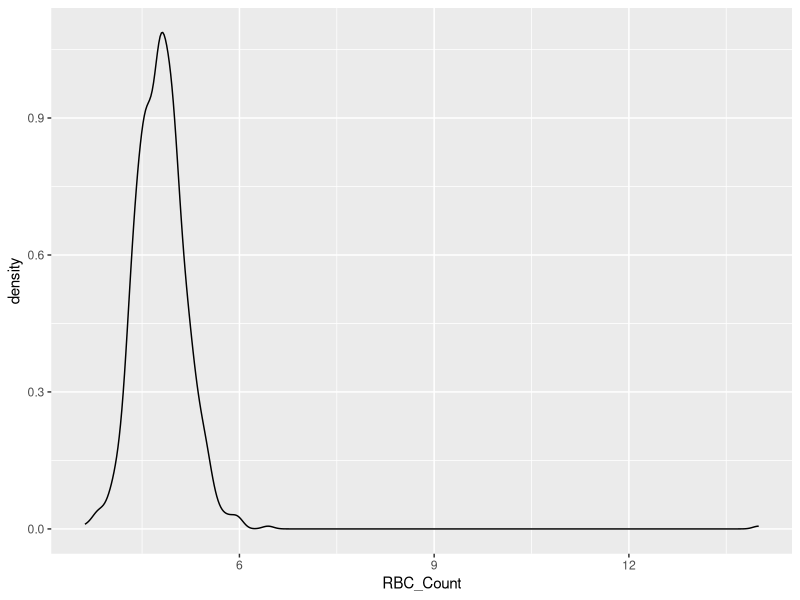
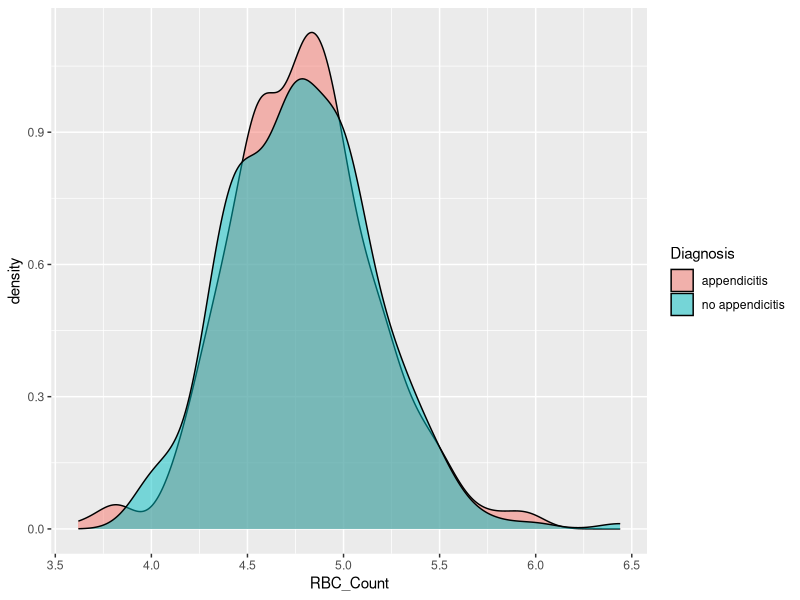
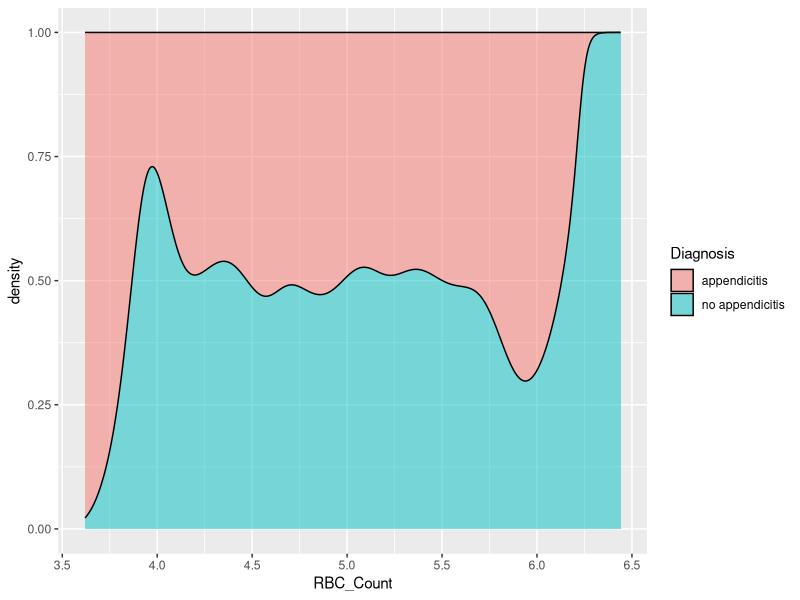
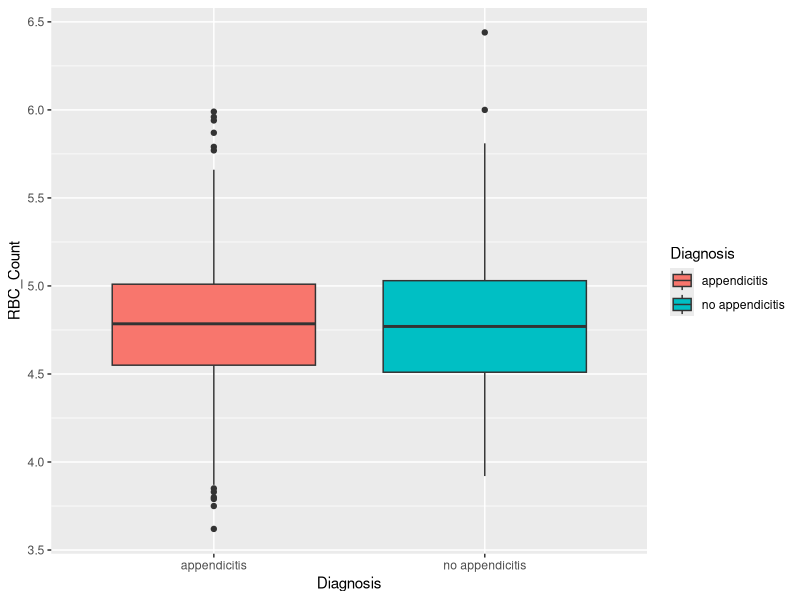

The R script that drew these images, in order: (Note: this script raises an error after producing the figures.)
## ---- chunk 1
options(htmltools.dir.version = FALSE)
knitr::opts_chunk$set(
  message = FALSE,
  warning = FALSE,
  dev = "svg",
  fig.align = "center",
  #fig.width = 11,
  #fig.height = 5
  cache = TRUE
)

# define vars
om = par("mar")
lowtop = c(om[1],om[2],0.1,om[4])
library(tidyverse)
library(knitr)
#use_python("C:\\python\\python.exe")
options(dplyr.print_min = 5)
## ---- chunk 2
library(tidyverse)
library(readxl)
app_data <- read_excel("data/app_data.xlsx", sheet = 1)
app_data <- app_data |>
  mutate(BMI = as.numeric(BMI),
         US_Number = as.character(US_Number),
         SexF = factor(Sex, levels = c("female", "male"), labels = c("Female", "Male")),
         DiagnosisF = as.factor(Diagnosis),
         SeverityF = as.factor(Severity))
app_data
## ---- chunk 3
g <- ggplot(app_data |> drop_na(RBC_Count), aes(x = RBC_Count))
g + geom_density()
## ---- chunk 4
g <- ggplot(app_data |> drop_na(RBC_Count, Diagnosis) |> filter(RBC_Count < 8), aes(x = RBC_Count))
g + geom_density(alpha = 0.5, aes(fill = Diagnosis))
## ---- chunk 5
g <- ggplot(app_data |> drop_na(RBC_Count, Diagnosis) |> filter(RBC_Count < 8), aes(x = RBC_Count))
g + geom_density(alpha = 0.5, position = "fill", aes(fill = Diagnosis))
## ---- chunk 6
g <- ggplot(app_data |> drop_na(RBC_Count, Diagnosis) |> filter(RBC_Count < 8))
g + geom_boxplot(aes(x = Diagnosis, y = RBC_Count, fill = Diagnosis))
## ---- chunk 7
g <- ggplot(app_data |> drop_na(RBC_Count, Diagnosis) |> filter(RBC_Count < 8))
g + geom_boxplot(aes(x = Diagnosis, y = RBC_Count, fill = Diagnosis)) +
  geom_jitter(width = 0.1, alpha = 0.3)
## ---- chunk 8
g <- ggplot(app_data |> drop_na(RBC_Count, Diagnosis) |> filter(RBC_Count < 8), 
            aes(x = Diagnosis, y = RBC_Count, fill = Diagnosis))
g + geom_boxplot() +
  geom_jitter(width = 0.2, alpha = 0.3)
## ---- chunk 9
g <- ggplot(app_data |> drop_na(RBC_Count, Diagnosis) |> filter(RBC_Count < 8), 
            aes(x = Diagnosis, y = RBC_Count, fill = Diagnosis))
g + geom_jitter(width = 0.2, alpha = 0.3) + 
  geom_boxplot()
## ---- chunk 10
g <- ggplot(app_data |> drop_na(RBC_Count, Diagnosis) |> filter(RBC_Count < 8), 
            aes(x = Diagnosis, y = RBC_Count, fill = Diagnosis))
g + geom_violin()
## ---- chunk 11
g <- ggplot(app_data |> drop_na(RBC_Count, Weight, Diagnosis) |> filter(RBC_Count < 8), 
            aes(x = Weight, y = RBC_Count, color = Diagnosis))
g + geom_point()
## ---- chunk 12
g <- ggplot(app_data |> drop_na(RBC_Count, Weight, Diagnosis) |> filter(RBC_Count < 8), 
            aes(x = Weight, y = RBC_Count, color = Diagnosis))
g + geom_point() +  
    geom_smooth(method = lm) 
## ---- chunk 13
g <- ggplot(app_data |> drop_na(RBC_Count, Weight, Diagnosis) |> filter(RBC_Count < 8), 
            aes(x = Weight, y = RBC_Count, color = Diagnosis))
g + geom_text(aes(label = Nausea)) +  
    geom_smooth(method = lm) 
## ---- chunk 14
correlation <- app_data |> 
  drop_na(RBC_Count, Weight, Diagnosis) |> 
  filter(RBC_Count < 8) |> 
  group_by(Diagnosis) |>
  select(RBC_Count, Weight, Diagnosis) |>
  summarize(cor_vals = cor(RBC_Count, Weight, use = "complete.obs"))
correlation
## ---- chunk 15
g <- ggplot(app_data |> drop_na(RBC_Count, Weight, Diagnosis) |> filter(RBC_Count < 8))
g + geom_point(aes(x = Weight, y = RBC_Count, color = Diagnosis)) +  
    geom_smooth(method = lm, aes(x = Weight, y = RBC_Count, color = Diagnosis)) +
    geom_text(x = 75, y = 6, size = 3, 
              label = paste0(correlation[1,1], " correlation: ", round(correlation[1,2], 2))) +
    geom_text(x = 75, y = 5.75, size = 3, 
              label = paste0(correlation[2,1], " correlation: ", round(correlation[2,2], 2)))
## ---- chunk 16
ggplot(data = app_data |> drop_na(SexF, DiagnosisF), aes(x = SexF, fill = DiagnosisF)) + 
  geom_bar(position = "dodge") + 
  labs(x = "Sex")+ 
  scale_fill_discrete("Diagnosis") 
## ---- chunk 17
ggplot(data = app_data |> drop_na(SexF, DiagnosisF, Management), aes(x = SexF, fill = DiagnosisF)) + 
  geom_bar(position = "dodge") + 
  labs(x = "Sex")+ 
  scale_fill_discrete("Diagnosis") +
  facet_wrap(~ Management)
## ---- chunk 18
g <- ggplot(app_data |> drop_na(RBC_Count, Diagnosis, Sex) |> filter(RBC_Count < 8), 
            aes(x = Diagnosis, y = RBC_Count, fill = Diagnosis))
g + geom_boxplot() +
  geom_jitter(width = 0.2, alpha = 0.3) +
    facet_wrap(~ Sex)
## ---- chunk 19
g <- ggplot(app_data |> drop_na(RBC_Count, Weight, Diagnosis, Sex) |> filter(RBC_Count < 8), 
            aes(x = Weight, y = RBC_Count, color = Diagnosis))
g + geom_point() +  
    geom_smooth(method = lm) +
    facet_wrap(~ Sex)
## ---- chunk 20
g <- ggplot(app_data |> drop_na(RBC_Count, Weight, Diagnosis, Sex) |> filter(RBC_Count < 8), 
            aes(x = Weight, y = RBC_Count, color = Diagnosis))
g + geom_point() +  
    geom_smooth(method = lm) +
    facet_wrap(~ Sex) +
    theme_light()
## ---- chunk 21
g <- ggplot(app_data |> drop_na(RBC_Count, Weight, Diagnosis, Sex) |> filter(RBC_Count < 8), 
            aes(x = Weight, y = RBC_Count, color = Diagnosis))
g + geom_point() +  
    geom_smooth(method = lm) +
    facet_wrap(~ Sex) +
    theme_dark()
## ---- chunk 22
library(GGally) #install if needed
ggpairs(app_data |> drop_na(RBC_Count, Weight, Diagnosis, Sex) |> filter(RBC_Count < 8),
        aes(colour = Diagnosis, alpha = 0.4), columns = c("RBC_Count", "Weight", "Sex"))
## ---- chunk 23
include_graphics("img/myGif.gif")
